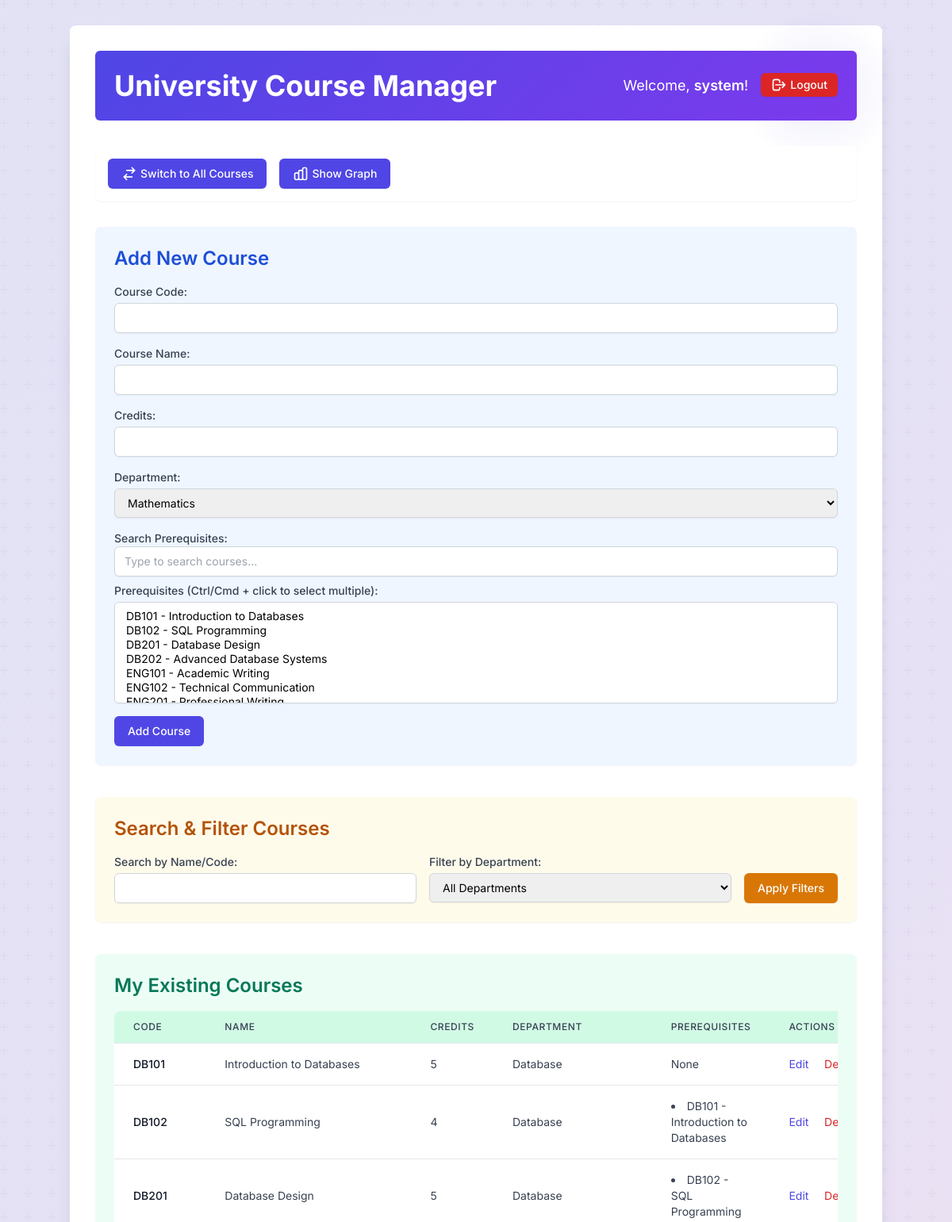
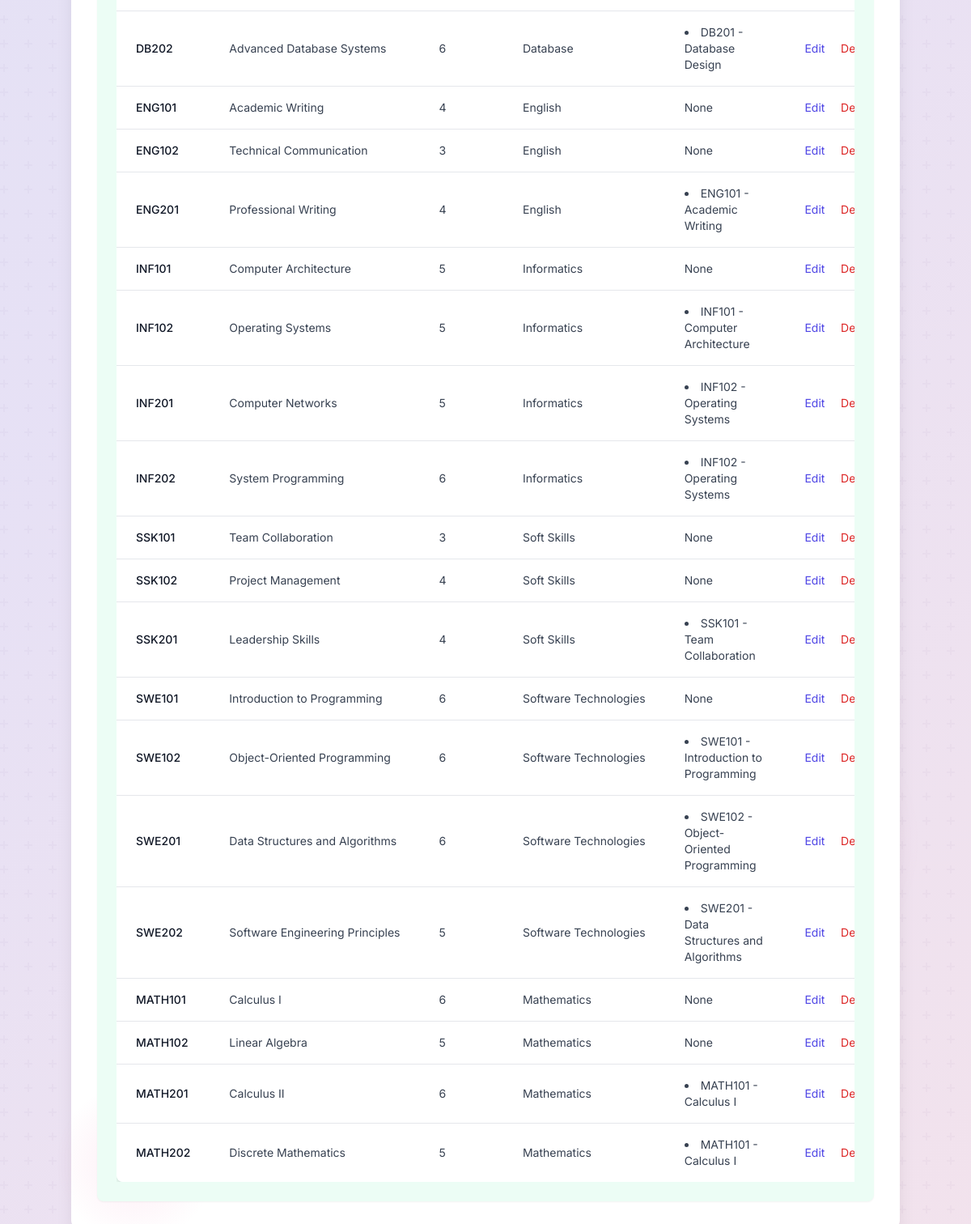
Page /app/index.php (signed in) on the committed database (2 pictures, top to bottom).
### tables this page shows
CREATE TABLE IF NOT EXISTS courses (
    user_id INT NOT NULL,
    course_code VARCHAR(20) NOT NULL,
    course_name VARCHAR(255) NOT NULL,
    credits INT NOT NULL,
    department ENUM('Mathematics', 'Software Technologies', 'Informatics', 'Database', 'English', 'Soft Skills', 'Other') NOT NULL DEFAULT 'Other',
    source_type ENUM('system', 'imported', 'added') NOT NULL DEFAULT 'added',
    created_at TIMESTAMP DEFAULT CURRENT_TIMESTAMP,
    PRIMARY KEY (user_id, course_code),
    FOREIGN KEY (user_id) REFERENCES users(id) ON DELETE CASCADE
);

### app/index.php (called while the page is built, shortened)
<?php
require_once __DIR__ . '/config.php';
require_once __DIR__ . '/auth.php';
require_once __DIR__ . '/course_manager.php';
$current_user_id = $_SESSION['user_id'];
$system_user_id = getUserIdByUsername(SYSTEM_USERNAME);
$search_name = trim($_GET['search_name'] ?? '');
$filter_department = trim($_GET['filter_department'] ?? '');
$courses = getManuallyAddedCourses($current_user_id, $search_name, $filter_department);
$all_available_courses = getAllAvailableCoursesForPrerequisites($current_user_id, $system_user_id);
$courses_to_display = $courses;
include __DIR__ . '/templates/layout.php';
?>

### app/course_manager.php (called while the page is built, shortened)
<?php
require_once __DIR__ . '/config.php';
function refValues($arr){
    if (strnatcmp(phpversion(),'5.3') >= 0)
    {
        $refs = array();
        foreach($arr as $key => $value)
            $refs[$key] = &$arr[$key];
        return $refs;
    }
    return $arr;
}
function getAllAvailableCoursesForPrerequisites($user_id, $system_user_id, $exclude_course_code = null, $search_term = '') {
    $conn = getDbConnection();
    $available_courses = [];
    $sql = "SELECT course_code, course_name FROM courses WHERE (user_id = ? OR user_id = ?)";
    $params = [$user_id, $system_user_id];
    $types = "ii";
    $sql .= " ORDER BY course_code ASC";
    $stmt = $conn->prepare($sql);
    $bind_params = array_merge([$types], $params);
    call_user_func_array([$stmt, 'bind_param'], refValues($bind_params));
    $stmt->execute();
    $result = $stmt->get_result();
    while($row = $result->fetch_assoc()) {
        $available_courses[] = $row;
    }
    return $available_courses;
}
function getManuallyAddedCourses($user_id, $search_query = '', $department_filter = '') {
    $conn = getDbConnection();
    $courses = [];
    $sql = "SELECT course_code, course_name, credits, department, user_id, source_type FROM courses WHERE user_id = ?";
    $params = [$user_id];
    $types = "i";
    $sql .= " ORDER BY created_at DESC";
    $stmt = $conn->prepare($sql);
    $bind_params = array_merge([$types], $params);
    call_user_func_array([$stmt, 'bind_param'], refValues($bind_params));
    $stmt->execute();
    $result = $stmt->get_result();
    while($row = $result->fetch_assoc()) {
        $courses[$row['course_code']] = $row;
        $courses[$row['course_code']]['prerequisites'] = [];
    }
    if (!empty($courses)) {
        $course_codes = array_keys($courses);
        if (!empty($course_codes)) {
            $placeholders = implode(',', array_fill(0, count($course_codes), '?'));
            $prereqs_sql = "
                SELECT cd.course_code, cd.prerequisite_course_code, c.course_name
                FROM course_dependencies cd
                JOIN courses c ON cd.prerequisite_course_code = c.course_code
                WHERE cd.course_code IN ({$placeholders})
                AND (c.user_id = ? OR c.user_id = (SELECT id FROM users WHERE username = ?))
            ";
            $prereqs_types = str_repeat('s', count($course_codes)) . 'is';
            $prereqs_params = array_merge($course_codes, [$user_id, SYSTEM_USERNAME]);
            $prereqs_stmt = $conn->prepare($prereqs_sql);
            if (!$prereqs_stmt) {
                error_log("Prepare statement for prerequisites failed: " . $conn->error);
            } else {
                call_user_func_array([$prereqs_stmt, 'bind_param'], refValues(array_merge([$prereqs_types], $prereqs_params)));
                $prereqs_stmt->execute();
                $prereqs_result = $prereqs_stmt->get_result();
                while ($prereq_row = $prereqs_result->fetch_assoc()) {
                    if (isset($courses[$prereq_row['course_code']])) {
                        $courses[$prereq_row['course_code']]['prerequisites'][] = [
                            'course_code' => $prereq_row['prerequisite_course_code'],
                            'course_name' => $prereq_row['course_name']
                        ];
                    }
                }
            }
        }
    }
    return array_values($courses);
}
?>

### app/config.php (called while the page is built, shortened)
<?php
function getDbConnection() {
    $conn = new mysqli(DB_SERVER, DB_USERNAME, DB_PASSWORD, DB_NAME);
    return $conn;
}
function getUserIdByUsername($username) {
    $conn = getDbConnection();
    $user_id = null;
    $stmt = $conn->prepare("SELECT id FROM users WHERE username = ?");
    $stmt->bind_param("s", $username);
    $stmt->execute();
    $result = $stmt->get_result();
    if ($row = $result->fetch_assoc()) {
        $user_id = $row['id'];
    }
    return $user_id;
}
?>

### app/templates/course_list.php (the view, shortened to what this page needs)
<div class="p-6 bg-green-50 rounded-lg shadow-sm">
    <h2 class="text-2xl font-semibold text-green-700 mb-4">My Existing Courses</h2>
    <div class="overflow-x-auto">
        <table class="min-w-full divide-y divide-gray-200 shadow-md rounded-lg overflow-hidden">
            <thead class="bg-green-100">
                <tr>
                    <th scope="col" class="px-6 py-3 text-left text-xs font-medium text-gray-700 uppercase tracking-wider rounded-tl-lg">Code</th>
                    <th scope="col" class="px-6 py-3 text-left text-xs font-medium text-gray-700 uppercase tracking-wider">Name</th>
                    <th scope="col" class="px-6 py-3 text-left text-xs font-medium text-gray-700 uppercase tracking-wider">Credits</th>
                    <th scope="col" class="px-6 py-3 text-left text-xs font-medium text-gray-700 uppercase tracking-wider">Department</th>
                    <th scope="col" class="px-6 py-3 text-left text-xs font-medium text-gray-700 uppercase tracking-wider">Prerequisites</th>
                    <th scope="col" class="px-6 py-3 text-left text-xs font-medium text-gray-700 uppercase tracking-wider rounded-tr-lg">Actions</th>
                </tr>
            </thead>
            <tbody class="bg-white divide-y divide-gray-200">
                <?php if (!empty($courses_to_display)): ?>
                    <?php foreach ($courses_to_display as $course): ?>
                        <tr class='hover:bg-gray-50'>
                            <td class='px-6 py-4 whitespace-nowrap text-sm font-medium text-gray-900'><?php echo htmlspecialchars($course['course_code']); ?></td>
                            <td class='px-6 py-4 whitespace-nowrap text-sm text-gray-700'><?php echo htmlspecialchars($course['course_name']); ?></td>
                            <td class='px-6 py-4 whitespace-nowrap text-sm text-gray-700'><?php echo htmlspecialchars($course['credits']); ?></td>
                            <td class='px-6 py-4 whitespace-nowrap text-sm text-gray-700'><?php echo htmlspecialchars($course['department']); ?></td>
                            <td class='px-6 py-4 text-sm text-gray-700'>
                                <?php if (!empty($course['prerequisites'])): ?>
                                    <ul class="list-disc list-inside">
                                        <?php foreach ($course['prerequisites'] as $prereq): ?>
                                            <li><?php echo htmlspecialchars($prereq['course_code'] . ' - ' . $prereq['course_name']); ?></li>
                                        <?php endforeach; ?>
                                    </ul>
                                <?php else: ?>
                                    None
                                <?php endif; ?>
                            </td>
                            <td class='px-6 py-4 whitespace-nowrap text-right text-sm font-medium'>
                                <button onclick="openEditModal(<?php echo htmlspecialchars(json_encode($course)); ?>)"
                                        class="text-indigo-600 hover:text-indigo-900 focus:outline-none focus:underline mr-4">
                                    Edit
                                </button>
                                <button onclick="deleteCourse('<?php echo htmlspecialchars($course['course_code']); ?>', '<?php echo htmlspecialchars($course['course_name']); ?>')"
                                        class="text-red-600 hover:text-red-900 focus:outline-none focus:underline">
                                    Delete
                                </button>
                            </td>
                        </tr>
                    <?php endforeach; ?>
                <?php else: ?>
                    <tr><td colspan='6' class='px-6 py-4 text-sm text-gray-500 text-center'>No courses found for this user.</td></tr>
                <?php endif; ?>
            </tbody>
        </table>
    </div>
</div>

### rows in the picture
courses: course_code "DB101", course_name "Introduction to Databases", credits "5", department "Database", shows "None", course_code+course_name "DB101 - Introduction to Databases"
courses: course_code "DB102", course_name "SQL Programming", credits "4", department "Database", course_code+course_name "DB102 - SQL Programming"
courses: course_code "DB201", course_name "Database Design", credits "5", department "Database", course_code+course_name "DB201 - Database Design"
courses: course_code "DB202", course_name "Advanced Database Systems", credits "6", department "Database"
courses: course_code "ENG101", course_name "Academic Writing", credits "4", department "English", shows "None", course_code+course_name "ENG101 - Academic Writing"
courses: course_code "ENG102", course_name "Technical Communication", credits "3", department "English", shows "None"
courses: course_code "ENG201", course_name "Professional Writing", credits "4", department "English"
courses: course_code "INF101", course_name "Computer Architecture", credits "5", department "Informatics", shows "None", course_code+course_name "INF101 - Computer Architecture"
courses: course_code "INF102", course_name "Operating Systems", credits "5", department "Informatics", course_code+course_name "INF102 - Operating Systems"
courses: course_code "INF201", course_name "Computer Networks", credits "5", department "Informatics"
courses: course_code "INF202", course_name "System Programming", credits "6", department "Informatics"
courses: course_code "SSK101", course_name "Team Collaboration", credits "3", department "Soft Skills", shows "None", course_code+course_name "SSK101 - Team Collaboration"
courses: course_code "SSK102", course_name "Project Management", credits "4", department "Soft Skills", shows "None"
courses: course_code "SSK201", course_name "Leadership Skills", credits "4", department "Soft Skills"
courses: course_code "SWE101", course_name "Introduction to Programming", credits "6", department "Software Technologies", shows "None", course_code+course_name "SWE101 - Introduction to Programming"
courses: course_code "SWE102", course_name "Object-Oriented Programming", credits "6", department "Software Technologies", course_code+course_name "SWE102 - Object-Oriented Programming"
courses: course_code "SWE201", course_name "Data Structures and Algorithms", credits "6", department "Software Technologies", course_code+course_name "SWE201 - Data Structures and Algorithms"
courses: course_code "SWE202", course_name "Software Engineering Principles", credits "5", department "Software Technologies"
courses: course_code "MATH101", course_name "Calculus I", credits "6", department "Mathematics", shows "None", course_code+course_name "MATH101 - Calculus I"
courses: course_code "MATH102", course_name "Linear Algebra", credits "5", department "Mathematics", shows "None"
courses: course_code "MATH201", course_name "Calculus II", credits "6", department "Mathematics"
courses: course_code "MATH202", course_name "Discrete Mathematics", credits "5", department "Mathematics"

### other values in the picture
$_SESSION['username'] "system"
$alternative_view "All Courses"
form field department "Mathematics"
